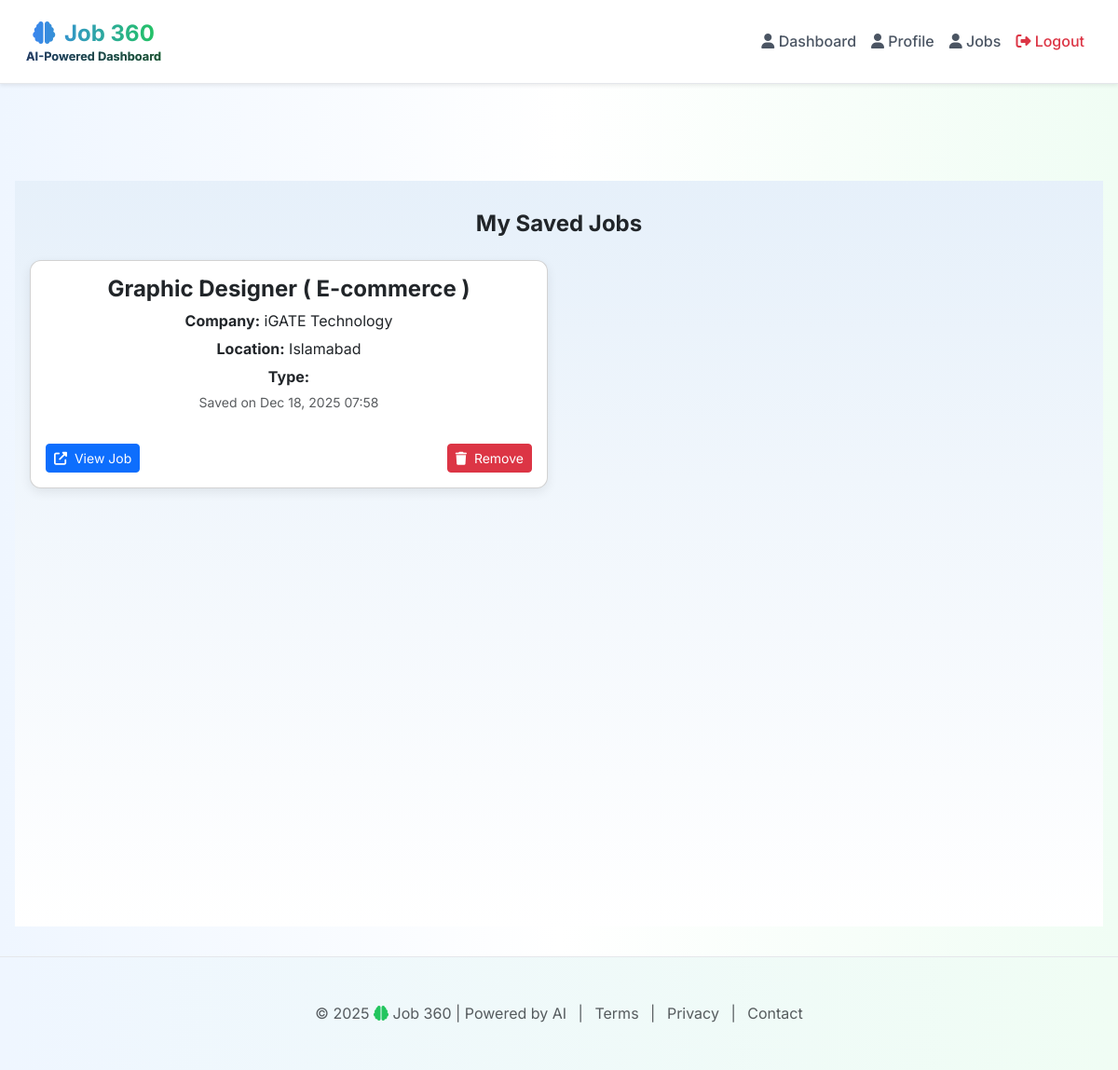
/saved-jobs/ (signed in), run on the app's committed database.
### myapp/models.py (models this page shows, shortened)
class SavedJob(models.Model):
    jobseeker = models.ForeignKey("JobSeeker", on_delete=models.CASCADE, related_name="saved_jobs")
    title = models.CharField(max_length=255)
    company = models.CharField(max_length=255)
    location = models.CharField(max_length=255, blank=True, null=True)
    job_type = models.CharField(max_length=50, blank=True, null=True)
    description = models.TextField()
    job_url = models.URLField()
    saved_at = models.DateTimeField(default=timezone.now)
    class Meta:
        unique_together = ("jobseeker", "job_url")  # prevent duplicate saves

### myapp/views.py (the view)
# urls.py: path("saved-jobs/", views.saved_jobs_view, name="saved_jobs"),
def saved_jobs_view(request):
    jobseeker_id = request.session.get("jobseeker_id")
    if not jobseeker_id:
        messages.warning(request, "Please log in to view saved jobs.")
        return redirect("login")
    jobseeker = get_object_or_404(JobSeeker, id=jobseeker_id)
    saved_jobs = SavedJob.objects.filter(jobseeker=jobseeker).order_by("-saved_at")
    return render(request, "saved_jobs.html", {"saved_jobs": saved_jobs})

### templates/saved_jobs.html (shortened to what this page needs)
{% extends 'base.html' %}
{% block content %}
<div class="container mt-5" style="background: linear-gradient(to bottom, #e6f0fa, #ffffff); min-height: 100vh; padding: 2rem 1rem;">
    <h2 class="h4 fw-bold text-dark mb-4">My Saved Jobs</h2>
    {% if saved_jobs %}
        <div class="row row-cols-1 row-cols-md-2 g-4">
            {% for job in saved_jobs %}
                <div class="col">
                    <div class="card p-3" style="border-radius: 12px; background: #ffffff; box-shadow: 0 4px 12px rgba(0, 0, 0, 0.08); transition: all 0.3s ease;">
                        <h4 class="fw-bold mb-2">{{ job.title }}</h4>
                        <p class="mb-1"><strong>Company:</strong> {{ job.company }}</p>
                        <p class="mb-1"><strong>Location:</strong> {{ job.location }}</p>
                        <p class="mb-1"><strong>Type:</strong> {{ job.job_type }}</p>
                        <p class="text-muted small">Saved on {{ job.saved_at|date:"M d, Y H:i" }}</p>
                        <div class="d-flex justify-content-between mt-3">
                            <a href="{{ job.job_url }}" target="_blank" class="btn btn-primary btn-sm">
                                <i class="fas fa-external-link-alt me-1"></i> View Job
                            </a>
                            <form action="{% url 'toggle_save_job' job.job_url %}" method="post">
                                <button type="submit" class="btn btn-danger btn-sm">
                                    <i class="fas fa-trash me-1"></i> Remove
                                </button>
                            </form>
                        </div>
                    </div>
                </div>
            {% endfor %}
        </div>
    {% else %}
        <div class="alert alert-info text-center" style="border-radius: 8px;">
            You haven’t saved any jobs yet.
        </div>
    {% endif %}
</div>
{% endblock %}

### templates/base.html (style rules this page uses)
html { scroll-behavior: smooth; }
body { background: linear-gradient(to right, #eff6ff, #ffffff, #f0fdf4); min-height: 100vh; display: flex; flex-direction: column; font-family: 'Inter', 'Arial', sans-serif; line-height: 1.6; }
.container { text-align: center; padding: 2rem 1rem; max-width: 1200px; margin: 0 auto; }

### data on the page
SavedJob: title "Graphic Designer ( E-commerce )", company "iGATE Technology", location "Islamabad", saved_at "Dec 18, 2025 07:58"
